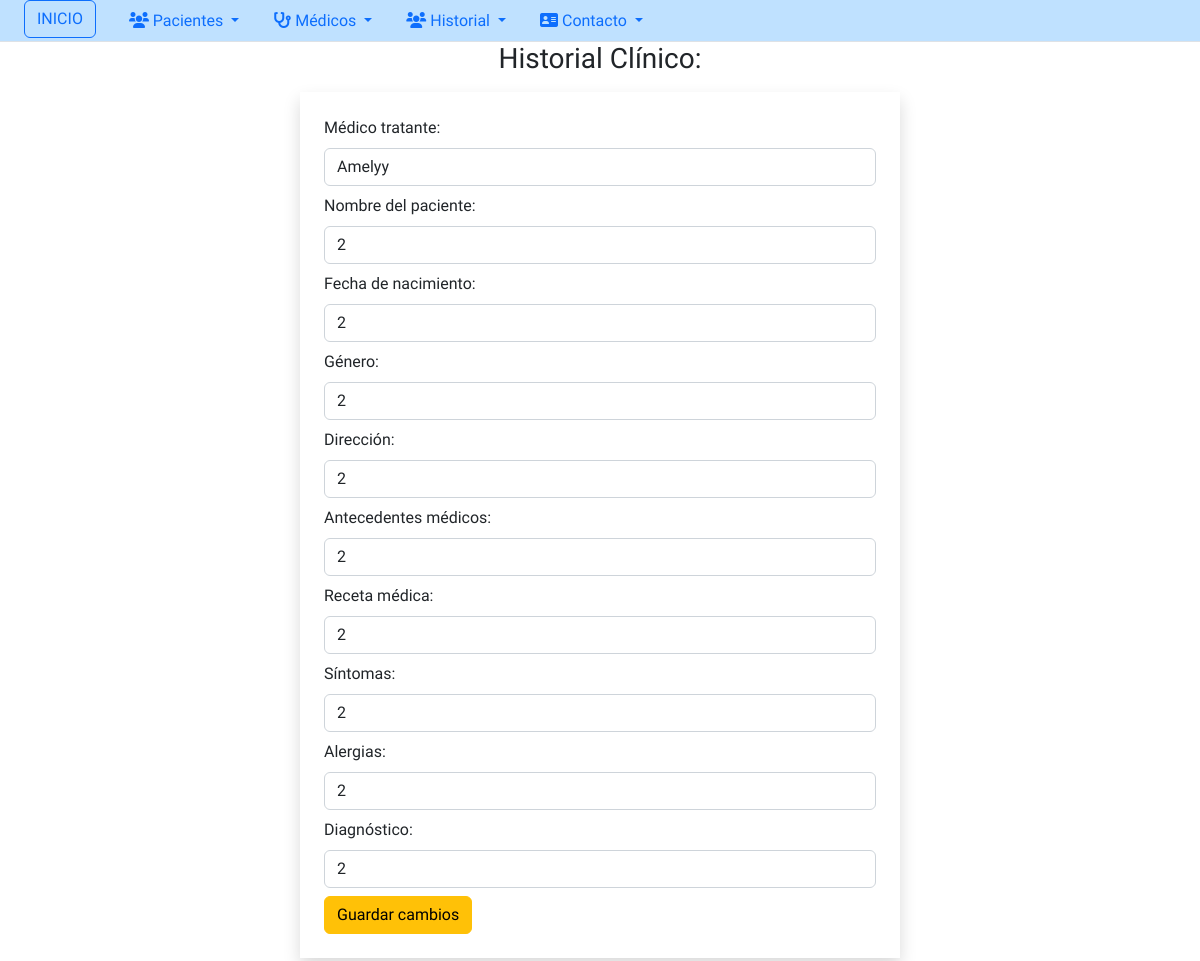
The page /historia/detalle/7 on the database its author committed.
### Clinica/models.py (models this page shows)
class Historia(models.Model):
    médico_tratante = models.CharField(max_length=30)
    nombre_del_paciente = models.CharField(max_length=50)
    fecha_de_nacimiento = models.CharField(max_length=30)
    género = models.CharField(max_length=30)
    dirección = models.CharField(max_length=50)
    antecedentes_médicos = models.CharField(max_length=50)
    receta_médica = models.CharField(max_length=100)
    síntomas = models.CharField(max_length=50)
    alergias = models.CharField(max_length=30)
    diagnóstico = models.CharField(max_length=100)

### Clinica/views.py (the view)
# urls.py: path('historia/detalle/<int:id>', views.detallehistoria, name='detallehistoria'),
def detallehistoria(request, id):
    historia = Historia.objects.get(pk=id)
    return render(request, "historiaEditar.html",{'historia' : historia})

### Clinica/templates/historiaEditar.html (shortened to what this page needs)
{% extends 'plantilla.html' %}
{% block content %}
    <h3 class="text-center google-font-form">Historial Clínico:</h3>
    <form class="w-50 shadow mx-auto p-4 m-3 google-font-form" method="post" action="{% url 'editarhistoria' %}">
        Médico tratante: <input type="text" name="médico" class="form-control my-2 google-font-form" required value="{{ historia.médico_tratante }}">
        Nombre del paciente: <input type="text" name="paciente" class="form-control my-2 google-font-form" required value="{{ historia.nombre_del_paciente }}">
        Fecha de nacimiento: <input type="text" name="nacimiento" class="form-control my-2 google-font-form" required value="{{ historia.fecha_de_nacimiento }}">
        Género: <input type="text" name="género" class="form-control my-2 google-font-form" required value="{{ historia.género }}">
        Dirección: <input type="text" name="dirección" class="form-control my-2 google-font-form" required value="{{ historia.dirección }}">
        Antecedentes médicos: <input type="text" name="antecedentes" class="form-control my-2 google-font-form" required value="{{ historia.antecedentes_médicos }}">
        Receta médica: <input type="text" name="receta" class="form-control my-2 google-font-form" required value="{{ historia.receta_médica }}">
        Síntomas: <input type="text" name="síntomas" class="form-control my-2 google-font-form" required value="{{ historia.síntomas }}">
        Alergias: <input type="text" name="alergias" class="form-control my-2 google-font-form" required value="{{ historia.alergias }}">
        Diagnóstico: <input type="text" name="diagnóstico" class="form-control my-2 google-font-form" required value="{{ historia.diagnóstico }}">
        <input type="submit" value="Guardar cambios" class="btn btn-warning">
    </form>
{% endblock %}

### Clinica/templates/historiaEditar.html (style rules this page uses)
.google-font-form { font-family: 'Chakra Petch', sans-serif; }

### rows shown on the page
Historia: médico "Amelyy", paciente "2", nacimiento "2", género "2", dirección "2", antecedentes "2", receta "2", síntomas "2", alergias "2", diagnóstico "2"
